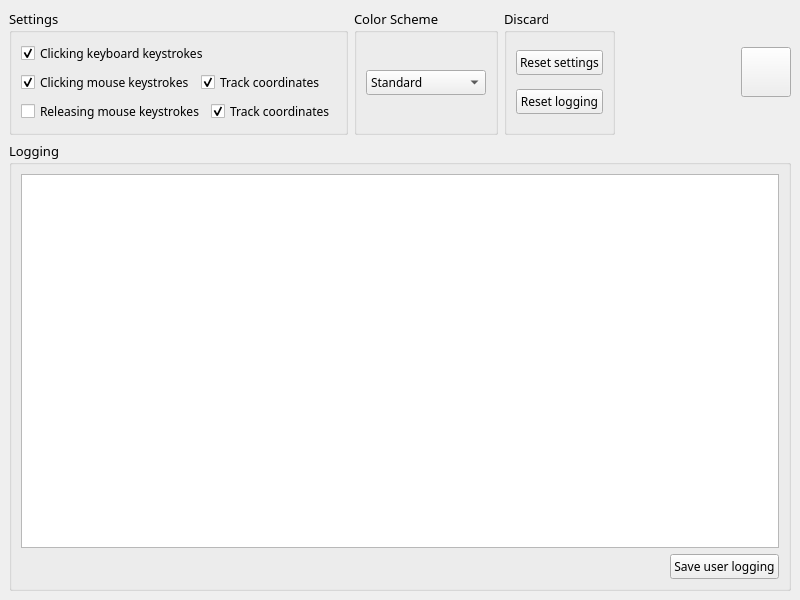
<?xml version="1.0" encoding="UTF-8"?>
<ui version="4.0">
 <class>KeyLogger</class>
 <widget class="QMainWindow" name="KeyLogger">
  <property name="geometry">
   <rect>
    <x>0</x>
    <y>0</y>
    <width>800</width>
    <height>600</height>
   </rect>
  </property>
  <property name="font">
   <font>
    <family>JetBrains Mono</family>
   </font>
  </property>
  <property name="windowTitle">
   <string>KEYLOGGER</string>
  </property>
  <widget class="QWidget" name="centralwidget">
   <layout class="QVBoxLayout" name="verticalLayout_5">
    <item>
     <layout class="QHBoxLayout" name="horizontalLayout">
      <item>
       <widget class="QGroupBox" name="groupBox">
        <property name="font">
         <font>
          <pointsize>10</pointsize>
         </font>
        </property>
        <property name="title">
         <string>Settings</string>
        </property>
        <layout class="QVBoxLayout" name="verticalLayout">
         <item>
          <widget class="QCheckBox" name="checkKeyboardClick">
           <property name="font">
            <font>
             <pointsize>9</pointsize>
            </font>
           </property>
           <property name="text">
            <string>Clicking keyboard keystrokes</string>
           </property>
           <property name="checked">
            <bool>true</bool>
           </property>
          </widget>
         </item>
         <item>
          <layout class="QHBoxLayout" name="horizontalLayout_2">
           <item>
            <widget class="QCheckBox" name="checkMouseClick">
             <property name="font">
              <font>
               <pointsize>9</pointsize>
              </font>
             </property>
             <property name="text">
              <string>Clicking mouse keystrokes</string>
             </property>
             <property name="checked">
              <bool>true</bool>
             </property>
            </widget>
           </item>
           <item>
            <widget class="QCheckBox" name="checkMouseClickCoord">
             <property name="font">
              <font>
               <pointsize>9</pointsize>
              </font>
             </property>
             <property name="text">
              <string>Track coordinates</string>
             </property>
             <property name="checked">
              <bool>true</bool>
             </property>
            </widget>
           </item>
          </layout>
         </item>
         <item>
          <layout class="QHBoxLayout" name="horizontalLayout_3">
           <item>
            <widget class="QCheckBox" name="checkMouseRelease">
             <property name="font">
              <font>
               <pointsize>9</pointsize>
              </font>
             </property>
             <property name="text">
              <string>Releasing mouse keystrokes</string>
             </property>
            </widget>
           </item>
           <item>
            <widget class="QCheckBox" name="checkMouseReleaseCoord">
             <property name="font">
              <font>
               <pointsize>9</pointsize>
              </font>
             </property>
             <property name="text">
              <string>Track coordinates</string>
             </property>
             <property name="checked">
              <bool>true</bool>
             </property>
            </widget>
           </item>
          </layout>
         </item>
        </layout>
       </widget>
      </item>
      <item>
       <widget class="QGroupBox" name="groupBox_2">
        <property name="font">
         <font>
          <pointsize>10</pointsize>
         </font>
        </property>
        <property name="title">
         <string>Color Scheme</string>
        </property>
        <layout class="QVBoxLayout" name="verticalLayout_3">
         <item>
          <widget class="QComboBox" name="comboScheme">
           <property name="minimumSize">
            <size>
             <width>120</width>
             <height>25</height>
            </size>
           </property>
           <property name="font">
            <font>
             <pointsize>9</pointsize>
            </font>
           </property>
           <property name="currentIndex">
            <number>0</number>
           </property>
           <item>
            <property name="text">
             <string>Standard</string>
            </property>
           </item>
           <item>
            <property name="text">
             <string>Monochrome</string>
            </property>
           </item>
          </widget>
         </item>
        </layout>
       </widget>
      </item>
      <item>
       <widget class="QGroupBox" name="groupBox_3">
        <property name="font">
         <font>
          <pointsize>10</pointsize>
         </font>
        </property>
        <property name="title">
         <string>Discard</string>
        </property>
        <layout class="QVBoxLayout" name="verticalLayout_4">
         <item>
          <widget class="QPushButton" name="buttResetSettings">
           <property name="minimumSize">
            <size>
             <width>0</width>
             <height>25</height>
            </size>
           </property>
           <property name="font">
            <font>
             <pointsize>9</pointsize>
            </font>
           </property>
           <property name="text">
            <string>Reset settings</string>
           </property>
          </widget>
         </item>
         <item>
          <widget class="QPushButton" name="buttResetLogging">
           <property name="minimumSize">
            <size>
             <width>0</width>
             <height>25</height>
            </size>
           </property>
           <property name="font">
            <font>
             <pointsize>9</pointsize>
            </font>
           </property>
           <property name="text">
            <string>Reset logging</string>
           </property>
          </widget>
         </item>
        </layout>
       </widget>
      </item>
      <item>
       <spacer name="horizontalSpacer">
        <property name="orientation">
         <enum>Qt::Horizontal</enum>
        </property>
        <property name="sizeHint" stdset="0">
         <size>
          <width>40</width>
          <height>20</height>
         </size>
        </property>
       </spacer>
      </item>
      <item>
       <widget class="QToolButton" name="toolTray">
        <property name="minimumSize">
         <size>
          <width>50</width>
          <height>50</height>
         </size>
        </property>
        <property name="font">
         <font>
          <pointsize>12</pointsize>
         </font>
        </property>
        <property name="toolTip">
         <string>Hide to tray</string>
        </property>
        <property name="text">
         <string/>
        </property>
        <property name="iconSize">
         <size>
          <width>40</width>
          <height>40</height>
         </size>
        </property>
       </widget>
      </item>
     </layout>
    </item>
    <item>
     <widget class="QGroupBox" name="groupBox_4">
      <property name="font">
       <font>
        <pointsize>10</pointsize>
       </font>
      </property>
      <property name="title">
       <string>Logging</string>
      </property>
      <layout class="QVBoxLayout" name="verticalLayout_2">
       <item>
        <widget class="QTextBrowser" name="textBrowser">
         <property name="font">
          <font>
           <pointsize>12</pointsize>
          </font>
         </property>
        </widget>
       </item>
       <item>
        <layout class="QHBoxLayout" name="horizontalLayout_4">
         <item>
          <spacer name="horizontalSpacer_2">
           <property name="orientation">
            <enum>Qt::Horizontal</enum>
           </property>
           <property name="sizeHint" stdset="0">
            <size>
             <width>40</width>
             <height>20</height>
            </size>
           </property>
          </spacer>
         </item>
         <item>
          <widget class="QPushButton" name="buttSaveLogging">
           <property name="font">
            <font>
             <pointsize>9</pointsize>
            </font>
           </property>
           <property name="text">
            <string>Save user logging</string>
           </property>
          </widget>
         </item>
        </layout>
       </item>
      </layout>
     </widget>
    </item>
   </layout>
  </widget>
 </widget>
 <resources/>
 <connections/>
</ui>
